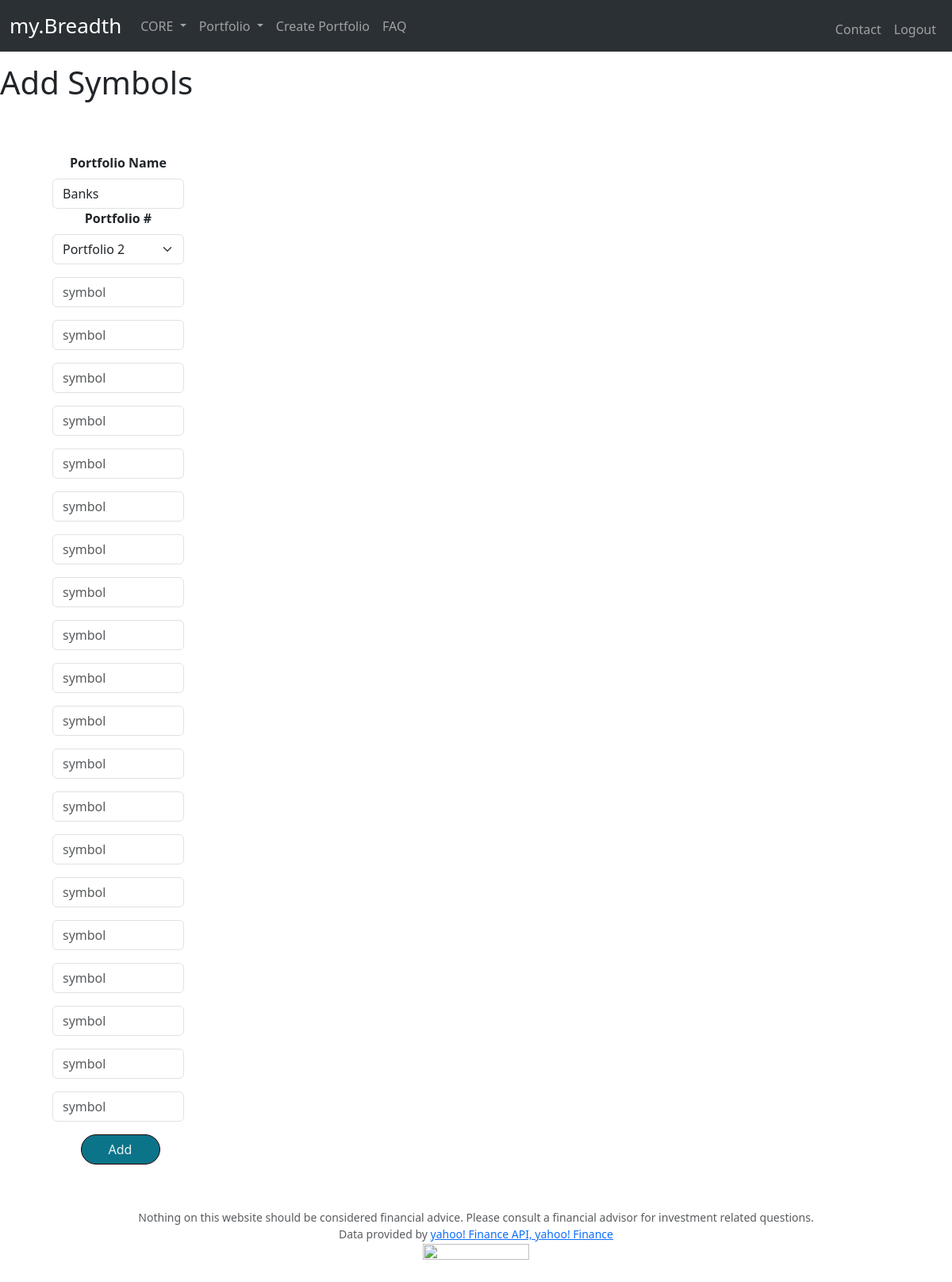
/add-portfolio/2 (signed in), run on an earlier commit of the app's database.
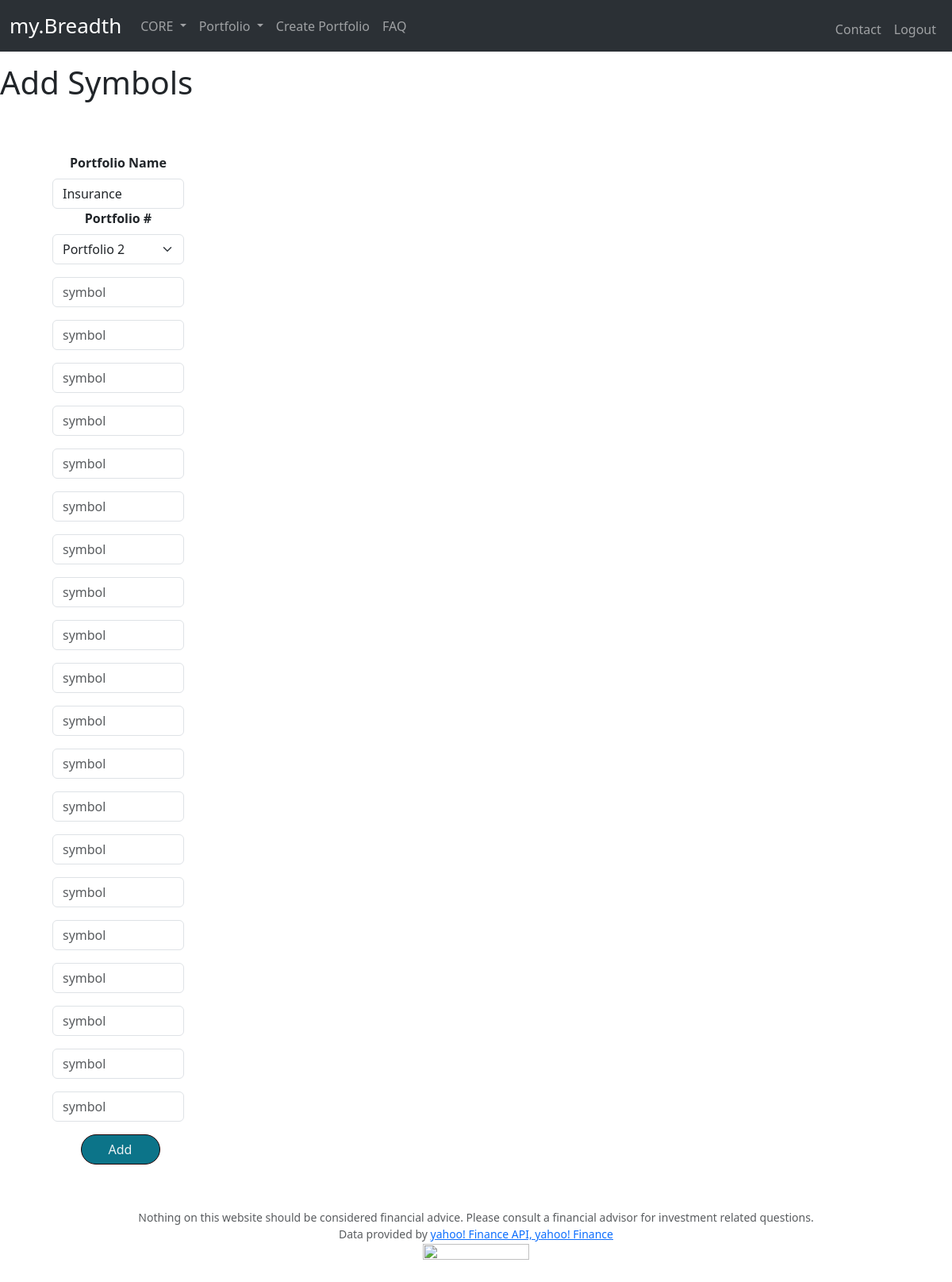
And on a later commit of the database.
### tables this page shows
CREATE TABLE portfolios (
id INTEGER PRIMARY KEY AUTOINCREMENT,
symbol TEXT NOT NULL,
stockname TEXT NOT NULL,
portfolio TEXT NOT NULL,
portfolio_id TEXT NOT NULL,
users_id INTEGER NOT NULL
);

### app.py (the view)
@app.route("/add-portfolio/<id>", methods=["GET"])
@login_required
def add_portfolio_page(id):
    name = session.get("user_id")
    portfolio_id = f"portfolio{id}"
    portfolio = get_port_name(name, portfolio_id)
    return render_template("add-portfolio.html", portfolio_id=portfolio_id, portfolio=portfolio)

### app.py (called while the page is built)
@app.after_request
def after_request(response):
    response.headers["Cache-Control"] = "no-cache, no-store, must-revalidate"
    response.headers["Expires"] = 0
    response.headers["Pragma"] = "no-cache"
    return response

### functions.py (called while the page is built)
def login_required(f):
    @wraps(f)
    def decorated_function(*args, **kwargs):
        if session.get("user_id") is None:
            return redirect("/login")
        return f(*args, **kwargs)
    return decorated_function

def get_port_name(name, portfolio_id):
    conn = sqlite3.connect('database.db')
    cursor = conn.cursor()
    cursor.execute("SELECT portfolio FROM portfolios WHERE users_id = ? AND portfolio_id = ?", (name, portfolio_id,))
    rows = cursor.fetchall()
    portfolio = rows[0][0]
    conn.commit()
    conn.close()
    return portfolio

### templates/add-portfolio.html (shortened to what this page needs)
{% extends "layout.html" %}
{% block main %}
<h1>Add Symbols</h1>
<div class="container text-center">
    <div class="row justify-content-md-left">
      <div class="col-md-auto"></div>
      <div class="col col-lg-2" style="margin-top: 50px;">
        <form action="/add-portfolio" method="POST">
          <div class="row g-3 align-items-center">
            <div class="text-center">
              <label for="inputPassword5" class="form-label"><b>Portfolio Name</b></label>
              <input type="portfolio" id="portfolio" class="form-control" placeholder="{{ portfolio }}" name="portfolio" value="{{ portfolio }}" readonly>
              <label for="selectField" class="form-label"><b>Portfolio #</b></label>
              <select class="form-select" aria-label="Default select example" id="portfolio_id" name="portfolio_id">
                {% if portfolio_id == 'portfolio2' %}
                <option value="portfolio2">Portfolio 2</option>
                {% endif %}
              </select>
            </div>
            {% for i in range(20) %}
            <div class="text-center">
              <input type="text" id="symbol1" class="form-control" placeholder="symbol" name="symbols[]">
            </div>
            {% endfor %}
            <div class="text-center">
              <button type="submit" class="btn btn-primary mb-3 button-js button-js" style="width: 100px;">Add</button>
            </div>
          </div>
        </form>
      </div>
      <div class="col-md-auto"></div>
    </div>
{% endblock %}

What changed in the data, as far as the page shows it:
removed portfolios: portfolio "Banks"
added portfolios: portfolio "Insurance"
